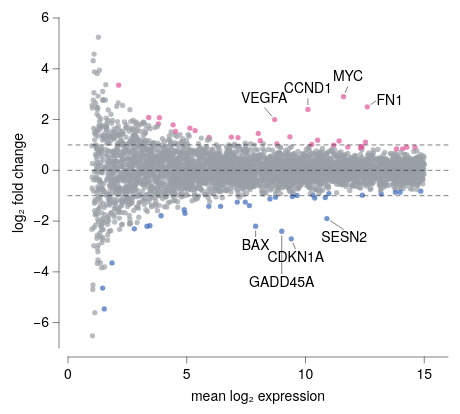

The specification (Vega-Lite) saved for this image:
### Vega-Lite specification from a JSON file in a GitHub repository (floating-point values rounded to 4 significant figures; data arrays with more than 128 entries replaced by an {"elided": "..."} marker saying what was removed)
{"background": null, "config": {"arc": {"fill": "#DBDBDB", "fillOpacity": 1.0, "innerRadius": 41.25, "padAngle": 0.03, "stroke": "black", "strokeOpacity": 1, "strokeWidth": 0.25}, "area": {"fill": "#DBDBDB", "fillOpacity": 1.0, "stroke": "black", "strokeOpacity": 1, "strokeWidth": 0.25}, "axis": {"domain": true, "domainCap": "round", "domainColor": "black", "domainWidth": 0.25, "grid": false, "gridCap": "round", "gridColor": "#F1F1F1", "gridDash": [0, 0], "gridOpacity": 1.0, "gridWidth": 0.25, "labelColor": "black", "labelFont": "Helvetica Neue, HelveticaNeue, Helvetica, Arial, sans-serif", "labelFontSize": 7, "labelFontStyle": "normal", "labelFontWeight": 400, "offset": 4.5, "ticks": true, "tickCap": "round", "tickColor": "black", "tickRound": false, "tickSize": 3, "tickWidth": 0.25, "titleColor": "black", "titleFont": "Helvetica Neue, HelveticaNeue, Helvetica, Arial, sans-serif", "titleFontSize": 7, "titleFontStyle": "normal", "titleFontWeight": 400}, "axisX": {"domain": true, "labelAlign": "center", "labelAngle": 0, "labels": true, "ticks": true, "translate": 0}, "axisY": {"domain": true, "labelAlign": "right", "labelAngle": 0, "labels": true, "ticks": true, "translate": 0}, "axisRight": {"domain": true, "labelAlign": "left", "labelAngle": 0, "labels": true, "ticks": true, "translate": 0}, "axisTop": {"domain": true, "labelAlign": "center", "labelAngle": 0, "labels": true, "ticks": true, "translate": 0}, "axisBand": {"tickOffset": 0}, "bar": {"fill": "#DBDBDB", "fillOpacity": 1.0, "stroke": "black", "strokeOpacity": 1, "strokeWidth": 0.25}, "boxplot": {"size": 14.85, "ticks": {"cornerRadius": 0.25, "fill": "black", "opacity": 1, "size": 7.425, "thickness": 0.25}, "box": {"fillOpacity": 1.0, "stroke": "black", "strokeOpacity": 1, "strokeWidth": 0.25}, "median": {"cornerRadius": 0, "fill": "black", "fillOpacity": 1.0, "opacity": 1, "size": 14.85, "thickness": 0.25}, "rule": {"fill": "black", "fillOpacity": 1.0, "size": 16.5, "stroke": "black", "strokeDash": [0, 0], "strokeOpacity": 1, "strokeWidth": 0.25}, "outliers": {"color": "black", "fill": "black", "fillOpacity": 1.0, "size": 0, "stroke": "black", "strokeOpacity": 1, "strokeWidth": 0.25}}, "circle": {"fill": "black", "fillOpacity": 1.0, "size": 0.825, "stroke": null, "strokeOpacity": 1, "strokeWidth": 0.25}, "errorband": {"band": {"fillOpacity": 0.6, "stroke": null, "strokeWidth": 0.25, "strokeOpacity": 1}, "borders": {"opacity": 0, "strokeOpacity": 0.25, "strokeWidth": 1}}, "errorbar": {"opacity": 1, "rule": {"strokeDash": [0, 0], "strokeWidth": 0.25}, "ticks": {"color": "black", "cornerRadius": 0.125, "opacity": 1, "size": 9.9, "thickness": 0.25}, "thickness": 0.25}, "font": "Helvetica Neue, HelveticaNeue, Helvetica, Arial, sans-serif", "geoshape": {"fill": "#DBDBDB", "fillOpacity": 1.0, "stroke": "black", "strokeOpacity": 1, "strokeWidth": 0.25}, "header": {"labelColor": "black", "labelFont": "Helvetica Neue, HelveticaNeue, Helvetica, Arial, sans-serif", "labelFontSize": 7, "labelFontStyle": "normal", "labelFontWeight": 400, "titleColor": "black", "titleFont": "Helvetica Neue, HelveticaNeue, Helvetica, Arial, sans-serif", "titleFontSize": 7, "titleFontStyle": "normal", "titleFontWeight": 400, "titlePadding": 0}, "legend": {"disable": false, "offset": 4.5, "titlePadding": 4, "labelOffset": 2, "gradientLabelOffset": 2, "gradientLength": 82.5, "gradientThickness": 8.25, "gradientOpacity": 1.0, "gradientStrokeColor": "black", "gradientStrokeWidth": 0.25, "labelColor": "black", "labelFont": "Helvetica Neue, HelveticaNeue, Helvetica, Arial, sans-serif", "labelFontSize": 7, "labelFontStyle": "normal", "labelFontWeight": 400, "strokeColor": "black", "strokeWidth": 0, "symbolSize": 42, "symbolStrokeColor": "black", "symbolStrokeWidth": 0.25, "titleColor": "black", "titleFont": "Helvetica Neue, HelveticaNeue, Helvetica, Arial, sans-serif", "titleFontSize": 7, "titleFontStyle": "normal", "titleFontWeight": 400}, "line": {"color": "black", "stroke": "black", "strokeCap": "round", "strokeDash": [0, 0], "strokeOpacity": 1, "strokeWidth": 0.375}, "point": {"filled": true, "fill": "#DBDBDB", "fillOpacity": 1.0, "size": 8.25, "stroke": "black", "strokeOpacity": 1, "strokeWidth": 0.25}, "range": {"category": ["#C6D9F1", "#F1C9CB", "#FEF0B9", "#CEE37A", "#7AA8E0", "#E589A3", "#FDDD5D", "#68B961", "#4177B1", "#C35082", "#E5C227", "#438156"], "diverging": {"scheme": ["#C35082", "#CE6D94", "#D989A7", "#E2A4BA", "#EABFCE", "#F1DBE2", "#F6F6F6", "#D7E0EB", "#B9CBE0", "#9BB6D5", "#7DA1C9", "#5F8CBD", "#4177B1"]}, "heatmap": {"scheme": ["#32022B", "#43044D", "#4C196E", "#4D338C", "#484DA6", "#3A68BB", "#1D83CA", "#1D9CCB", "#23B5C9", "#28CDC5", "#4DE0B4", "#91EE9F"]}, "ordinal": {"scheme": ["#F1F1F1", "#DBDBDB", "#C6C6C6", "#B2B2B2", "#9D9D9D", "#898989", "#767676", "#636363", "#515151", "#404040", "#2F2F2F", "#1F1F1F"]}, "ramp": {"scheme": ["#32022B", "#43044D", "#4C196E", "#4D338C", "#484DA6", "#3A68BB", "#1D83CA", "#1D9CCB", "#23B5C9", "#28CDC5", "#4DE0B4", "#91EE9F"]}}, "rule": {"color": "black", "stroke": "black", "strokeCap": "round", "strokeDash": [2, 2], "strokeOpacity": 1, "strokeWidth": 0.25}, "scale": {"bandPaddingInner": 0.1, "bandPaddingOuter": 0.1, "round": false}, "rect": {"fill": "#DBDBDB", "fillOpacity": 1.0, "stroke": "black", "strokeOpacity": 1, "strokeWidth": 0.25}, "square": {"fill": "#DBDBDB", "fillOpacity": 1.0, "size": 16.5, "stroke": "black", "strokeOpacity": 1, "strokeWidth": 0.25}, "text": {"color": "black", "font": "Helvetica Neue, HelveticaNeue, Helvetica, Arial, sans-serif", "fontSize": 7, "fontStyle": "normal", "fontWeight": 400}, "tick": {"color": "black", "cornerRadius": 0.125, "opacity": 1.0, "size": 14.85, "thickness": 0.25}, "title": {"anchor": "middle", "frame": "group", "color": "black", "font": "Helvetica Neue, HelveticaNeue, Helvetica, Arial, sans-serif", "fontSize": 7, "fontStyle": "normal", "fontWeight": 400, "subtitleColor": "black", "subtitleFont": "Helvetica Neue, HelveticaNeue, Helvetica, Arial, sans-serif", "subtitleFontSize": "Helvetica Neue, HelveticaNeue, Helvetica, Arial, sans-serif", "subtitleFontStyle": "normal", "subtitleFontWeight": 400}, "trail": {"color": "black", "opacity": 1, "size": 0.375}, "view": {"continuousWidth": 190, "continuousHeight": 165, "discreteWidth": 190, "discreteHeight": 165, "fill": null, "stroke": null, "strokeWidth": 0.25}}, "layer": [{"data": {"name": "data-6b5f9912ab2ce65a923e053c526e15ce"}, "mark": {"type": "circle", "clip": true, "opacity": 0.7, "size": 7}, "encoding": {"color": {"field": "klass", "legend": null, "scale": {"domain": ["down", "ns", "up"], "range": ["#3A68BB", "#9AA0A6", "#E0559A"]}, "type": "nominal"}, "x": {"field": "A", "scale": {"domain": [0, 16], "nice": false}, "title": "mean log₂ expression", "type": "quantitative"}, "y": {"field": "M", "scale": {"domain": [-6, 6], "nice": false}, "title": "log₂ fold change", "type": "quantitative"}}}, {"data": {"values": [{"__dysonsphere__": 1}]}, "mark": {"type": "rule", "opacity": 1.0}, "encoding": {"y": {"datum": 0.0}}}, {"layer": [{"data": {"values": [{"__dysonsphere__": 1}]}, "mark": {"type": "rule", "opacity": 1.0, "strokeDash": [2, 2]}, "encoding": {"y": {"datum": -1.0}}}, {"data": {"values": [{"__dysonsphere__": 1}]}, "mark": {"type": "rule", "opacity": 1.0, "strokeDash": [2, 2]}, "encoding": {"y": {"datum": 1.0}}}]}, {"layer": [{"data": {"values": [{"__dysonsphere__": 1}]}, "mark": {"type": "rule", "strokeDash": [0, 0]}, "encoding": {"x": {"datum": 7.9, "scale": {"domain": [1.0, 15.0], "nice": false, "padding": 0, "zero": false}}, "x2": {"datum": 7.9}, "y": {"datum": -2.387, "scale": {"domain": [-7.0, 6.0], "nice": false, "padding": 0, "zero": false}}, "y2": {"datum": -2.618}}}, {"data": {"values": [{"__dysonsphere__": 1}]}, "mark": {"type": "text", "align": "center", "baseline": "middle", "fontSize": 7}, "encoding": {"text": {"value": "BAX"}, "x": {"datum": 7.9}, "y": {"datum": -2.988}}}, {"data": {"values": [{"__dysonsphere__": 1}]}, "mark": {"type": "rule", "strokeDash": [0, 0]}, "encoding": {"x": {"datum": 11.05}, "x2": {"datum": 11.6}, "y": {"datum": -1.993}, "y2": {"datum": -2.329}}}, {"data": {"values": [{"__dysonsphere__": 1}]}, "mark": {"type": "text", "align": "center", "baseline": "middle", "fontSize": 7}, "encoding": {"text": {"value": "SESN2"}, "x": {"datum": 11.63}, "y": {"datum": -2.68}}}, {"data": {"values": [{"__dysonsphere__": 1}]}, "mark": {"type": "rule", "strokeDash": [0, 0]}, "encoding": {"x": {"datum": 10.1}, "x2": {"datum": 10.1}, "y": {"datum": 2.587}, "y2": {"datum": 2.818}}}, {"data": {"values": [{"__dysonsphere__": 1}]}, "mark": {"type": "text", "align": "center", "baseline": "middle", "fontSize": 7}, "encoding": {"text": {"value": "CCND1"}, "x": {"datum": 10.1}, "y": {"datum": 3.188}}}, {"data": {"values": [{"__dysonsphere__": 1}]}, "mark": {"type": "rule", "strokeDash": [0, 0]}, "encoding": {"x": {"datum": 11.67}, "x2": {"datum": 11.77}, "y": {"datum": 3.069}, "y2": {"datum": 3.295}}}, {"data": {"values": [{"__dysonsphere__": 1}]}, "mark": {"type": "text", "align": "center", "baseline": "middle", "fontSize": 7}, "encoding": {"text": {"value": "MYC"}, "x": {"datum": 11.79}, "y": {"datum": 3.661}}}, {"data": {"values": [{"__dysonsphere__": 1}]}, "mark": {"type": "rule", "strokeDash": [0, 0]}, "encoding": {"x": {"datum": 9.0}, "x2": {"datum": 9.0}, "y": {"datum": -2.587}, "y2": {"datum": -4.078}}}, {"data": {"values": [{"__dysonsphere__": 1}]}, "mark": {"type": "text", "align": "center", "baseline": "middle", "fontSize": 7}, "encoding": {"text": {"value": "GADD45A"}, "x": {"datum": 9.0}, "y": {"datum": -4.448}}}, {"data": {"values": [{"__dysonsphere__": 1}]}, "mark": {"type": "rule", "strokeDash": [0, 0]}, "encoding": {"x": {"datum": 8.578}, "x2": {"datum": 8.284}, "y": {"datum": 2.134}, "y2": {"datum": 2.46}}}, {"data": {"values": [{"__dysonsphere__": 1}]}, "mark": {"type": "text", "align": "center", "baseline": "middle", "fontSize": 7}, "encoding": {"text": {"value": "VEGFA"}, "x": {"datum": 8.258}, "y": {"datum": 2.819}}}, {"data": {"values": [{"__dysonsphere__": 1}]}, "mark": {"type": "rule", "strokeDash": [0, 0]}, "encoding": {"x": {"datum": 9.475}, "x2": {"datum": 9.575}, "y": {"datum": -2.869}, "y2": {"datum": -3.095}}}, {"data": {"values": [{"__dysonsphere__": 1}]}, "mark": {"type": "text", "align": "center", "baseline": "middle", "fontSize": 7}, "encoding": {"text": {"value": "CDKN1A"}, "x": {"datum": 9.591}, "y": {"datum": -3.461}}}, {"data": {"values": [{"__dysonsphere__": 1}]}, "mark": {"type": "rule", "strokeDash": [0, 0]}, "encoding": {"x": {"datum": 12.75}, "x2": {"datum": 12.96}, "y": {"datum": 2.595}, "y2": {"datum": 2.725}}}, {"data": {"values": [{"__dysonsphere__": 1}]}, "mark": {"type": "text", "align": "left", "baseline": "middle", "fontSize": 7}, "encoding": {"text": {"value": "FN1"}, "x": {"datum": 12.99}, "y": {"datum": 2.745}}}]}], "$schema": "https://vega.github.io/schema/vega-lite/v6.4.1.json", "datasets": {"data-6b5f9912ab2ce65a923e053c526e15ce": {"elided": "4000 records"}}}
